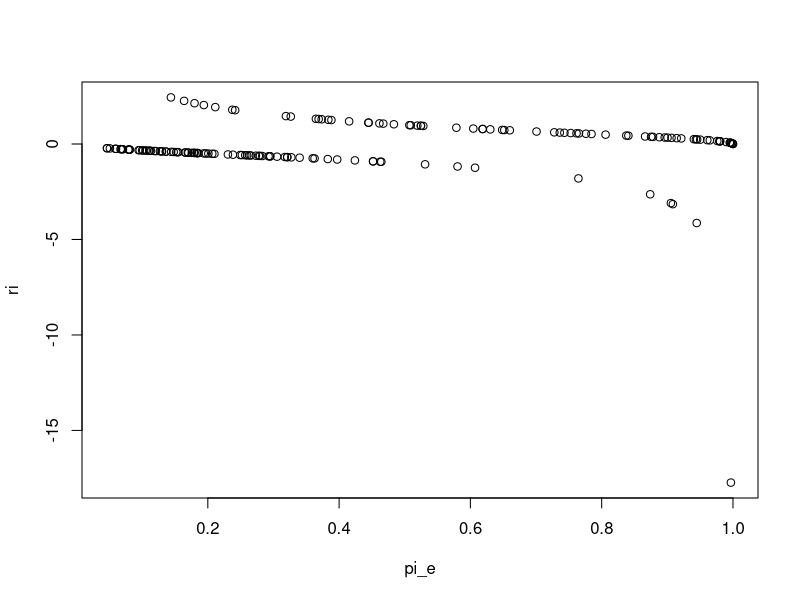

This figure's R source:
## ---- chunk 1
d = read.csv("datos/MichelinNY.csv")
m = glm(InMichelin ~ Food + Decor + Service + Price, data = d, family = binomial)
summary(m)
## ---- chunk 2
pi_e = predict(m, type = "response")
ei = d$InMichelin - pi_e
ri = ei/sqrt(pi_e*(1-pi_e))
plot(pi_e,ri)
## ---- chunk 3
pos = which.min(ri)
d[pos,]
